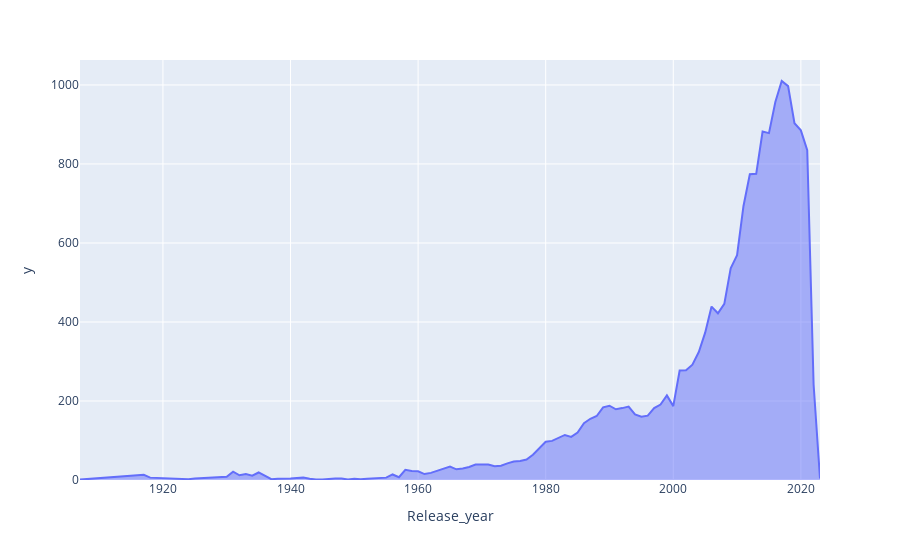

Source (notebook cell):
### Code cell
fig = px.area(year, x = year.index, y = year)

iplot(fig)

### Figure 1 — Plotly figure (JSON) as saved in the notebook; plotly's stock layout.template omitted (floating-point values rounded to 4 significant figures)
{"data": [{"fillpattern": {"shape": ""}, "hovertemplate": "Release_year=%{x}<br>y=%{y}<extra></extra>", "legendgroup": "", "line": {"color": "#636efa"}, "marker": {"symbol": "circle"}, "mode": "lines", "name": "", "orientation": "v", "showlegend": false, "stackgroup": "1", "type": "scatter", "x": [2017, 2018, 2016, 2019, 2020, 2014, 2015, 2021, 2013, 2012, 2011, 2010, 2009, 2008, 2006, 2007, 2005, 2004, 2003, 2002, 2001, 2022, 1999, 1998, 1990, 2000, 1993, 1989, 1997, 1992, 1991, 1994, 1996, 1988, 1995, 1987, 1986, 1985, 1983, 1984, 1982, 1981, 1980, 1979, 1978, 1977, 1976, 1975, 1974, 1969, 1970, 1971, 1973, 1972, 1965, 1968, 1967, 1964, 1966, 1958, 1963, 1959, 1960, 1931, 1935, 1962, 1933, 1961, 1956, 1917, 1932, 1934, 1936, 1930, 1929, 1957, 1928, 1942, 1954, 1918, 1955, 1926, 1941, 1927, 1948, 1940, 1925, 1947, 1953, 2023, 1946, 1952, 1939, 1943, 1938, 1950, 1937, 1924, 1951, 1949, 1944, 1945, 1907], "xaxis": "x", "y": [1010, 997, 957, 903, 885, 882, 878, 835, 775, 774, 693, 569, 536, 446, 439, 422, 373, 324, 292, 278, 277, 241, 214, 191, 188, 187, 186, 184, 182, 182, 179, 166, 163, 162, 160, 155, 144, 120, 114, 109, 106, 99, 97, 81, 64, 52, 48, 47, 42, 39, 39, 39, 36, 35, 34, 33, 29, 29, 27, 26, 24, 23, 22, 21, 19, 18, 15, 15, 14, 13, 12, 11, 10, 8, 8, 7, 7, 6, 6, 6, 6, 5, 5, 5, 4, 4, 4, 4, 4, 4, 3, 3, 3, 3, 3, 3, 2, 2, 2, 1, 1, 1, 1], "yaxis": "y"}], "layout": {"legend": {"tracegroupgap": 0}, "margin": {"t": 60}, "xaxis": {"anchor": "y", "domain": [0, 1], "title": {"text": "Release_year"}}, "yaxis": {"anchor": "x", "domain": [0, 1], "title": {"text": "y"}}}}
